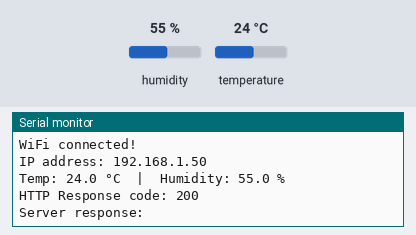
A program run on a simulated ESP32. On the bench: the last lines printed to the serial monitor. The inputs (shaded band) are chosen by the test bench; at power-on: humidity 55 %, temperature 24 °C. WiFi joins after 1.5 s; servers stay silent unless stated; uploads are accepted with an empty reply.

Above: at 3.7 s.
3.8 s: humidity set to 22 %
At 7.91 s:
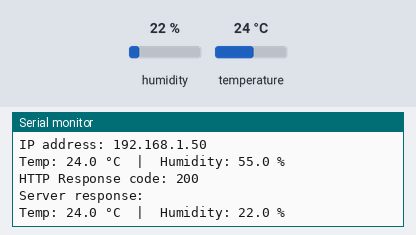
9.6 s: temperature set to 12 °C
At 13.8 s:
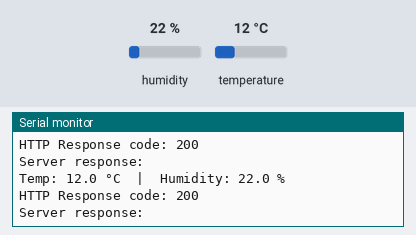
15.4 s: humidity set to 40 %
At 19.9 s:
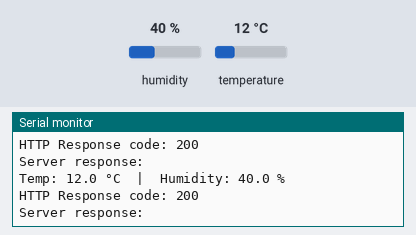
Timing chart, 0 to 21.4 s (numbered marks = the images above; inputs shaded):
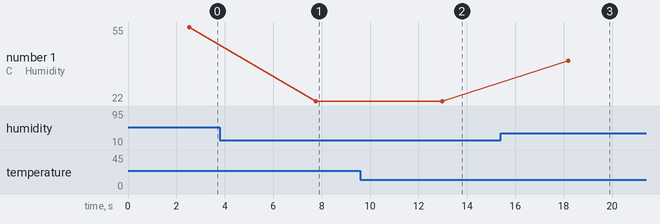

Measured:
- after the input at 3.8 s, the serial monitor: prints a new line after 4.0 s (image 1)
- after the input at 9.6 s, the serial monitor: prints a new line after 3.4 s (image 2)
- after the input at 15.4 s, the serial monitor: prints a new line after 2.8 s (image 3)
- plotted number 1: 55 → 22 after the input at 3.8 s, 22 → 40 after the input at 15.4 s

The program:

main.cpp
```cpp
#include <Arduino.h>
#include <DHT.h>
#include <HTTPClient.h>
#include <WiFi.h>

// DHTセンサーの初期化
#define DHTPIN 4
#define DHTTYPE DHT11

DHT dht(DHTPIN, DHTTYPE);

// WiFi設定
const char *ssid = "Your-WiFi-SSID";
const char *password = "Your-WiFi-PASSWORD";

// サーバーURL
const char *serverName = "http://192.168.11.7:4000";

void setup() {
  Serial.begin(115200);
  delay(1000);
  // DHTセンサーを初期化
  dht.begin();
  Serial.println("DHT11 ready");
  // WiFiに接続
  WiFi.begin(ssid, password);
  Serial.print("Connecting to WiFi");
  while (WiFi.status() != WL_CONNECTED) {
    delay(500);
    Serial.print(".");
  }
  Serial.println("\nWiFi connected!");
  Serial.print("IP address: ");
  Serial.println(WiFi.localIP());
}

void loop() {
  // DHT11から温度と湿度を取得
  float h = NAN, t = NAN;
  for (int i = 0; i < 3; ++i) {
    h = dht.readHumidity();
    t = dht.readTemperature();
    if (!isnan(h) && !isnan(t))
      break;
    delay(500);
  }

  // 結果をシリアルモニタに表示
  if (isnan(h) || isnan(t)) {
    Serial.println(
        "Read failed — check wiring, pull-up resistor, and pin number.");
  } else {
    Serial.printf("Temp: %.1f °C  |  Humidity: %.1f %%\n", t, h);
  }

  // データをサーバーに送信
  if (WiFi.status() == WL_CONNECTED) {
    HTTPClient http;
    http.begin(String(serverName) + "/sendData");
    http.addHeader("Content-Type", "application/json");
    String payload = "{\"temperature\":" + String(t, 1) +
                     ",\"humidity\":" + String(h, 1) + "}";
    int httpResponseCode = http.POST(payload);
    String response = http.getString();
    Serial.printf("HTTP Response code: %d\n", httpResponseCode);
    Serial.println("Server response: " + response);
    http.end();
  }

  delay(5000);
}
```
